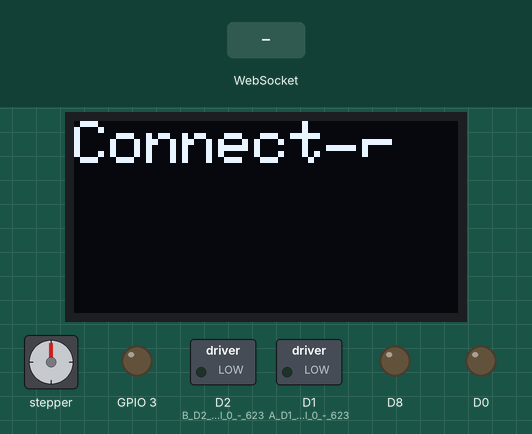
Simulated run of this sketch. Board: ESP8266 (NodeMCU). On the bench: 128×64 one-colour display, stepper motor, switched loads named in the sketch (green lamp = pin HIGH), output pins drawn as LEDs (lit = HIGH). The inputs (shaded band) are chosen by the test bench. WiFi joins after 1.5 s; servers stay silent unless stated; stepper angles assume 200 steps per turn; pins used as bus, display or sensor lines are not drawn; what the sketch prints to the serial monitor is not drawn.

Above: at 12.6 s.
12.7 s: WebSocket text "esp8266" received
At 13.9 s:
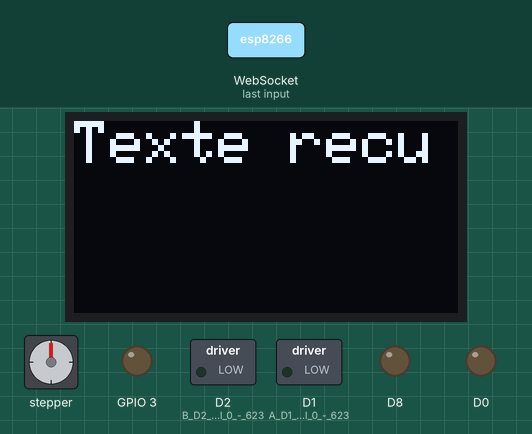
14.2 s: WebSocket text "#" received
At 15.4 s:
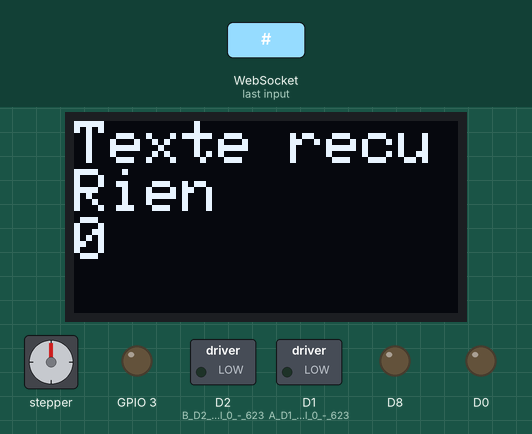
15.7 s: WebSocket text "49" received
At 17.0 s:
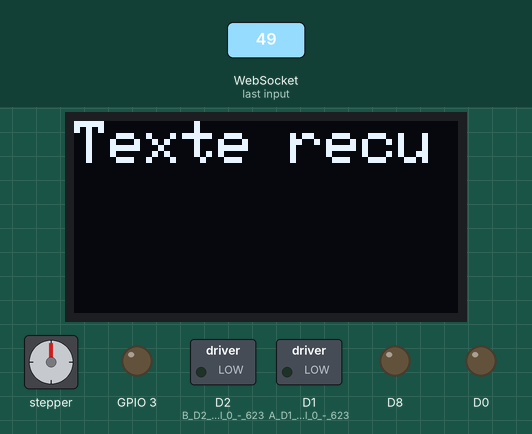
Timing chart, 0 to 18.7 s (numbered marks = the images above; inputs shaded):
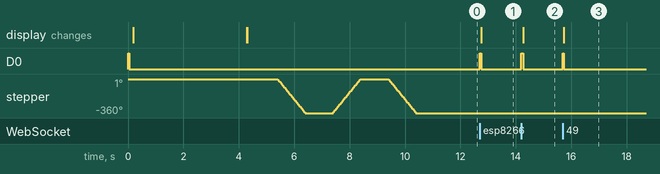

Measured:
- after the input at 12.7 s, D0: LOW → HIGH at once, → LOW 0.05 s later; the display: changes after 0.05 s (image 1)
- after the input at 14.2 s, D0: LOW → HIGH at once, → LOW 0.06 s later; the display: changes after 0.06 s (image 2)
- after the input at 15.7 s, D0: LOW → HIGH at once, → LOW 0.04 s later; the display: changes at once (image 3)

The sketch:

NodeMcu-L298n-Nema17.ino
```cpp
/*
 * WebSocketServer_LEDcontrol.ino
 *
 *  Created on: 26.11.815
 *
 */
//Modified to act as AP
//arduino-er.blogspot.com

#include <Arduino.h>

#include <ESP8266WiFi.h>
#include <ESP8266WiFiMulti.h>
#include <WebSocketsServer.h>
#include <ESP8266WebServer.h>
#include <ESP8266mDNS.h>
#include <Hash.h>
#include <SPI.h>
#include <Wire.h>
#include <Adafruit_GFX.h>
#include <Adafruit_SSD1306.h>

#include <Stepper.h>

const int stepsPerRevolution = 200;
 Stepper myStepper(stepsPerRevolution, D5,D6,D3,D4);
//Stepper myStepper(stepsPerRevolution, 5,4,0,2);

int i = 0;
int imove = 0;
int enA = D5;
int enB = D6;

int a1 = 0;
int a2 = 0;
int a3 = 0;
int a4 = 0;
int a5 = 0;
int a6 = 0;
int a7 = 0;
int a8 = 0;
int a9 = 0;
int a10 = 0;

#define OLED_RESET LED_BUILTIN  //
Adafruit_SSD1306 display(OLED_RESET);

#if (SSD1306_LCDHEIGHT != 64)
#error("Height incorrect, please fix Adafruit_SSD1306.h!");
#endif


#define LED_RED     15
#define LED_GREEN   12
#define LED_BLUE    13

#define USE_SERIAL Serial

int angle = 0;
int sec = 0;

ESP8266WiFiMulti WiFiMulti;

ESP8266WebServer server = ESP8266WebServer(80);
WebSocketsServer webSocket = WebSocketsServer(81);

void affiche(char * texte) {
  // Clear the buffer.
  display.clearDisplay();

  display.setTextSize(2);
  display.setTextColor(WHITE);
  display.setCursor(0,0);
  display.println(texte);
  display.display();
}
void webSocketEvent(uint8_t num, WStype_t type, uint8_t * payload, size_t lenght) {


  digitalWrite(D0, HIGH);   // turn the LED on (HIGH is the voltage level)

    switch(type) {
        case WStype_DISCONNECTED:
            USE_SERIAL.printf("[%u] Disconnected!\n", num);
            affiche("Deconnecte !");
            break;
        case WStype_CONNECTED: {
            IPAddress ip = webSocket.remoteIP(num);
            USE_SERIAL.printf("[%u] Connected from %d.%d.%d.%d url: %s\n", num, ip[0], ip[1], ip[2], ip[3], payload);

                      // wait for a second
            // send message to client
            webSocket.sendTXT(num, "Connected");
        }
            break;
        case WStype_TEXT:
            affiche("Texte recu");
            USE_SERIAL.printf("[%u] get Text: %s\n", num, payload);
            USE_SERIAL.printf("Payload: %c\n", payload[1]);

            if(payload[0] == '#') {

                switch(payload[1]) {
                  case 49: display.println("HAUT");
                      tourne(stepsPerRevolution);
   break;
                  case 50: display.println("GAUCHE");
                      tourne(1);
                      break;
                  case 51: display.println("BAS");
                      //tourne(-stepsPerRevolution);
                      go(50);


                  break;
                  case 52: display.println("DROITE");
                      tourne(-1);
                      break;
                  case 57: display.println("STOP"); break;
                  case 61: display.println("61"); a1 = angle; break;
                  case 62: display.println("62"); a2 = angle; break;
                  case 63: display.println("63"); a3 = angle; break;
                  case 64: display.println("64"); a4 = angle; break;
                  case 65: display.println("65"); a5 = angle; break;
                  case 66: display.println("66"); a6 = angle; USE_SERIAL.printf ("A6: [%d]", a6); break;
                  case 67: display.println("67"); a7 = angle; USE_SERIAL.printf("A7: [%d]", a7); break;
                  case 68: display.println("68"); a8 = angle; break;
                  case 69: display.println("69"); a9 = angle; break;
                  case 60: display.println("60"); a10 = angle; break;
                  case 81: display.println("81"); go(a1); break;
                  case 82: display.println("82"); go(a2); break;
                  case 83: display.println("83"); go(a3); break;
                  case 84: display.println("84"); go(a4); break;
                  case 85: display.println("85"); go(a5); break;
                  case 86: display.println("86"); go(a6); USE_SERIAL.printf("A6: [%d]", a6); break;
                  case 87: display.println("87"); go(a7); USE_SERIAL.printf("A7: [%d]", a7); break;
                  case 88: display.println("88"); go(a8); break;
                  case 89: display.println("89"); go(a9); break;
                  case 80: display.println("80"); go(a10); break;
                  default: display.println("Rien"); display.println(payload[1]);
                }

                display.display();
            }

            break;
    }
   delay(10);

  digitalWrite(D0, LOW);    // turn the LED off by making the voltage LOW

  analogWrite(enA, 0);
  analogWrite(enB, 0);
}

void setup() {

  pinMode(D0, OUTPUT);

  pinMode(enA, OUTPUT);
  pinMode(enB, OUTPUT);


    //USE_SERIAL.begin(921600);
    USE_SERIAL.begin(115200);

    //USE_SERIAL.setDebugOutput(true);

  pinMode(12, OUTPUT); // D6 = PIN 12 ;
  pinMode(13, OUTPUT); // D7 = Pin 13 ;
  pinMode(3, OUTPUT);
  pinMode(15, OUTPUT);


  pinMode(5, OUTPUT); // A D1 PWM control 0 - 623
pinMode(4, OUTPUT); // B D2 PWM control 0 - 623
pinMode(0, OUTPUT); // A D3 Direction 0/1
pinMode(2, OUTPUT); // B D4 Direction 0/1

//pin initialisation
analogWrite(5, 0);
analogWrite(4, 0);

digitalWrite(0, 1);
digitalWrite(2, 1);


  digitalWrite(D0, HIGH);   // turn the LED on (HIGH is the voltage level)
  delay(50);                       // wait for a second
  digitalWrite(D0, LOW);    // turn the LED off by making the voltage LOW
  delay(50);

  myStepper.setSpeed(60);

  display.begin(SSD1306_SWITCHCAPVCC, 0x3C);


affiche("C'est parti !");

    USE_SERIAL.println();
    USE_SERIAL.println();
    USE_SERIAL.println();

    for(uint8_t t = 4; t > 0; t--) {
        USE_SERIAL.printf("[SETUP] BOOT WAIT %d...\n", t);
        USE_SERIAL.flush();
  display.setCursor(0,0);
  display.println("BOOT WAIT...");
  display.display();
        delay(1000);
    }


    /*
    WiFiMulti.addAP("SSID", "passpasspass");

    while(WiFiMulti.run() != WL_CONNECTED) {
        delay(100);
    }
    */

    WiFi.softAP("jesus", "12345678");
    IPAddress myIP = WiFi.softAPIP();
    USE_SERIAL.print("AP IP address: ");
    USE_SERIAL.println(myIP);

  display.clearDisplay();
  display.display();
                display.setTextSize(2);
                display.setTextColor(WHITE);
                display.setCursor(0,0);
                //display.println("Connecté !");
                display.println("");
                display.println("Ip adress: ");
                display.println(myIP);

        affiche("Connecté");
        delay(100);

    // start webSocket server
    webSocket.begin();
    webSocket.onEvent(webSocketEvent);

    //if(MDNS.begin("esp8266")) {
    //    USE_SERIAL.println("MDNS responder started");
    //}

    // handle index
    server.on("/", []() {
        // send index.html
        // replace for better looking
        server.send(200, "text/html",
        "<html><head><script>"
        "var connection = new WebSocket('ws://'+location.hostname+':81/', ['arduino']);"
        "connection.onopen = function () {  connection.send('Connect ' + new Date()); };"
        "connection.onerror = function (error) {    console.log('WebSocket Error ', error);};"
        "connection.onmessage = function (e) {  console.log('Server: ', e.data);};"
        "function sendMsg(msg) { connection.send(msg); }  "
        "function sendRGB() {  "
        "var r = parseInt(document.getElementById('r').value).toString(16);  "
        "var g = parseInt(document.getElementById('g').value).toString(16);  "
        "var b = parseInt(document.getElementById('b').value).toString(16);  "
        "if(r.length < 2) { r = '0' + r; }   "
        "if(g.length < 2) { g = '0' + g; }   "
        "if(b.length < 2) { b = '0' + b; }   "
        "var rgb = '#'+r+g+b;    "
        "console.log('RGB: ' + rgb); "
        "connection.send(rgb); }"
        "</script><style type=\"text/css\">button { width: 100%; height: 20%; text-align: center; font-size: 30px;}</style></head><body id=\"page\">"
        "<button id=\"h\" onclick=\"sendMsg('#9');\">Stop</button><br/>"
        "<button id=\"h\" onclick=\"sendMsg('#1');\" onrelease=\"sendMsg('#10');\">Haut</button><br/>"
        "<button id=\"g\" onclick=\"sendMsg('#2');\" onrelease=\"sendMsg('#20');\">Gauche</button><br/>"
        "<button id=\"b\" onclick=\"sendMsg('#3');\" onrelease=\"sendMsg('#30');\">Bas</button><br/>"
        "<button id=\"d\" onclick=\"sendMsg('#4');\" onrelease=\"sendMsg('#40');\">Droite</button><br/>"
        "<script>"
        "var input = document.getElementById(\"page\"); input.addEventListener(\"keydown\", function(event) { event.preventDefault();"
        "if (event.keyCode === 13) { alert('#10');}"
        "if (event.keyCode === 37) { sendMsg('#20'); console.log('gauche');}"
        "if (event.keyCode === 38) { sendMsg('#10'); console.log('haut');}"
        "if (event.keyCode === 39) { sendMsg('#40'); console.log('droite');}"
        "if (event.keyCode === 40) { sendMsg('#30'); console.log('bas');}"
        "if (event.keyCode === 112) { sendMsg('#61'); console.log('61');}"
        "if (event.keyCode === 113) { sendMsg('#62'); console.log('62');}"
        "if (event.keyCode === 114) { sendMsg('#63'); console.log('63');}"
        "if (event.keyCode === 115) { sendMsg('#64'); console.log('64');}"
        "if (event.keyCode === 116) { sendMsg('#65'); console.log('65');}"
        "if (event.keyCode === 117) { sendMsg('#66'); console.log('66');}"
        "if (event.keyCode === 118) { sendMsg('#67'); console.log('67');}"
        "if (event.keyCode === 119) { sendMsg('#68'); console.log('68');}"
        "if (event.keyCode === 120) { sendMsg('#69'); console.log('69');}"
        "if (event.keyCode === 121) { sendMsg('#60'); console.log('60');}"
        "if (event.keyCode === 49) { sendMsg('#81'); console.log('81');}"
        "if (event.keyCode === 50) { sendMsg('#82'); console.log('82');}"
        "if (event.keyCode === 51) { sendMsg('#83'); console.log('83');}"
        "if (event.keyCode === 52) { sendMsg('#84'); console.log('84');}"
        "if (event.keyCode === 53) { sendMsg('#85'); console.log('85');}"
        "if (event.keyCode === 54) { sendMsg('#86'); console.log('86');}"
        "if (event.keyCode === 55) { sendMsg('#87'); console.log('87');}"
        "if (event.keyCode === 56) { sendMsg('#88'); console.log('88');}"
        "if (event.keyCode === 57) { sendMsg('#89'); console.log('89');}"
        "if (event.keyCode === 48) { sendMsg('#80'); console.log('80');}"
        "});"
        "</script>"
        "</body></html>");
    });


    server.begin();

    // Add service to MDNS
    MDNS.addService("http", "tcp", 80);
    MDNS.addService("ws", "tcp", 81);

  delay(1000);                       // wait for a second
                      tourne(-stepsPerRevolution);
  delay(1000);
                      tourne(stepsPerRevolution);
  delay(1000);                       // wait for a second
                      tourne(-stepsPerRevolution);
  delay(1000);
}

void loop() {


    webSocket.loop();
    server.handleClient();

}

void tourne(int steps) {
  myStepper.step(steps);
  angle += steps;
  if(angle>=200) angle -= 200;
  if(angle<= -200) angle += 200;
            USE_SERIAL.printf("Steps: [%d]", steps);
            USE_SERIAL.printf("Angle: [%d]", angle);
}

void go(int getAngle) {
  int na = getAngle - angle;
  tourne(na);
}
```
